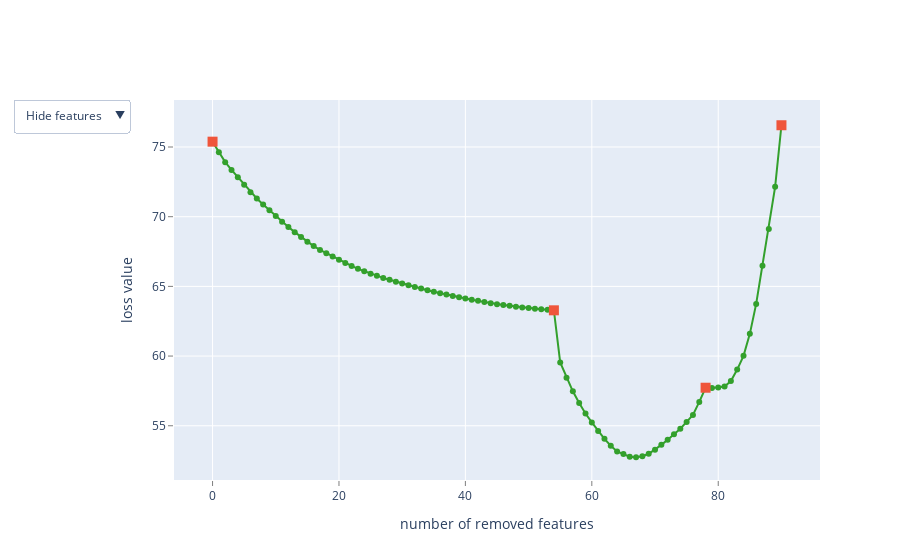

This figure's notebook cell:
### Code cell
from catboost import CatBoostRegressor, Pool, EShapCalcType, EFeaturesSelectionAlgorithm
from sklearn.datasets import make_regression
from sklearn.model_selection import train_test_split

X, y = make_regression(n_samples=1000, n_features=100, n_informative=20, random_state=0)
train_X, test_X, train_y, test_y = train_test_split(X, y, test_size=0.25, random_state=0)
feature_names = ['F{}'.format(i) for i in range(train_X.shape[1])]
train_pool = Pool(train_X, train_y, feature_names=feature_names)
test_pool = Pool(test_X, test_y, feature_names=feature_names)

model = CatBoostRegressor(iterations=1000, random_seed=0)
summary = model.select_features(
    train_pool,
    eval_set=test_pool,
    features_for_select='0-99',
    num_features_to_select=10,
    steps=3,
    algorithm=EFeaturesSelectionAlgorithm.RecursiveByShapValues,
    shap_calc_type=EShapCalcType.Regular,
    train_final_model=True,
    logging_level='Silent',
    plot=True
)

### Figure 1 — Plotly figure (JSON) as saved in the notebook; plotly's stock layout.template omitted (floating-point values rounded to 4 significant figures)
{"data": [{"line": {"color": "rgb(51,160,44)"}, "mode": "lines+markers", "name": "", "text": ["", "F91", "F75", "F31", "F76", "F8", "F54", "F45", "F39", "F12", "F37", "F90", "F53", "F84", "F64", "F60", "F26", "F43", "F6", "F59", "F15", "F3", "F41", "F1", "F5", "F95", "F36", "F32", "F66", "F10", "F28", "F79", "F99", "F80", "F46", "F30", "F58", "F29", "F7", "F52", "F97", "F74", "F71", "F63", "F65", "F47", "F69", "F88", "F73", "F48", "F17", "F81", "F18", "F93", "F14", "F0", "F2", "F34", "F70", "F24", "F22", "F9", "F20", "F51", "F35", "F42", "F25", "F40", "F4", "F77", "F62", "F67", "F57", "F98", "F21", "F11", "F23", "F83", "F50", "F89", "F38", "F86", "F55", "F61", "F92", "F49", "F87", "F19", "F82", "F16", "F85"], "type": "scatter", "x": [0, 1, 2, 3, 4, 5, 6, 7, 8, 9, 10, 11, 12, 13, 14, 15, 16, 17, 18, 19, 20, 21, 22, 23, 24, 25, 26, 27, 28, 29, 30, 31, 32, 33, 34, 35, 36, 37, 38, 39, 40, 41, 42, 43, 44, 45, 46, 47, 48, 49, 50, 51, 52, 53, 54, 55, 56, 57, 58, 59, 60, 61, 62, 63, 64, 65, 66, 67, 68, 69, 70, 71, 72, 73, 74, 75, 76, 77, 78, 79, 80, 81, 82, 83, 84, 85, 86, 87, 88, 89, 90], "y": [75.38, 74.62, 73.91, 73.35, 72.82, 72.29, 71.76, 71.31, 70.88, 70.46, 70.04, 69.63, 69.26, 68.89, 68.54, 68.2, 67.89, 67.61, 67.37, 67.14, 66.91, 66.68, 66.47, 66.26, 66.08, 65.91, 65.75, 65.61, 65.47, 65.34, 65.21, 65.09, 64.96, 64.84, 64.73, 64.62, 64.51, 64.41, 64.31, 64.22, 64.13, 64.05, 63.96, 63.88, 63.79, 63.73, 63.66, 63.6, 63.55, 63.49, 63.44, 63.4, 63.36, 63.31, 63.28, 59.54, 58.45, 57.47, 56.64, 55.87, 55.24, 54.63, 54.06, 53.57, 53.16, 52.97, 52.78, 52.74, 52.81, 52.99, 53.29, 53.63, 54.0, 54.39, 54.78, 55.28, 55.77, 56.71, 57.73, 57.7, 57.75, 57.82, 58.21, 59.03, 60.02, 61.59, 63.74, 66.49, 69.11, 72.14, 76.56]}, {"marker": {"size": 10, "symbol": "square"}, "mode": "markers", "name": "", "text": ["", "F14", "F50", "F85"], "type": "scatter", "x": [0, 54, 78, 90], "y": [75.38, 63.28, 57.73, 76.56]}, {"mode": "text", "name": "", "text": ["", "91", "75", "31", "76", "8", "54", "45", "39", "12", "37", "90", "53", "84", "64", "60", "26", "43", "6", "59", "15", "3", "41", "1", "5", "95", "36", "32", "66", "10", "28", "79", "99", "80", "46", "30", "58", "29", "7", "52", "97", "74", "71", "63", "65", "47", "69", "88", "73", "48", "17", "81", "18", "93", "14", "0", "2", "34", "70", "24", "22", "9", "20", "51", "35", "42", "25", "40", "4", "77", "62", "67", "57", "98", "21", "11", "23", "83", "50", "89", "38", "86", "55", "61", "92", "49", "87", "19", "82", "16", "85"], "textfont": {"color": "rgb(51,160,44)", "family": "sans serif", "size": 18}, "textposition": "bottom center", "type": "scatter", "visible": false, "x": [0, 1, 2, 3, 4, 5, 6, 7, 8, 9, 10, 11, 12, 13, 14, 15, 16, 17, 18, 19, 20, 21, 22, 23, 24, 25, 26, 27, 28, 29, 30, 31, 32, 33, 34, 35, 36, 37, 38, 39, 40, 41, 42, 43, 44, 45, 46, 47, 48, 49, 50, 51, 52, 53, 54, 55, 56, 57, 58, 59, 60, 61, 62, 63, 64, 65, 66, 67, 68, 69, 70, 71, 72, 73, 74, 75, 76, 77, 78, 79, 80, 81, 82, 83, 84, 85, 86, 87, 88, 89, 90], "y": [75.38, 74.62, 73.91, 73.35, 72.82, 72.29, 71.76, 71.31, 70.88, 70.46, 70.04, 69.63, 69.26, 68.89, 68.54, 68.2, 67.89, 67.61, 67.37, 67.14, 66.91, 66.68, 66.47, 66.26, 66.08, 65.91, 65.75, 65.61, 65.47, 65.34, 65.21, 65.09, 64.96, 64.84, 64.73, 64.62, 64.51, 64.41, 64.31, 64.22, 64.13, 64.05, 63.96, 63.88, 63.79, 63.73, 63.66, 63.6, 63.55, 63.49, 63.44, 63.4, 63.36, 63.31, 63.28, 59.54, 58.45, 57.47, 56.64, 55.87, 55.24, 54.63, 54.06, 53.57, 53.16, 52.97, 52.78, 52.74, 52.81, 52.99, 53.29, 53.63, 54.0, 54.39, 54.78, 55.28, 55.77, 56.71, 57.73, 57.7, 57.75, 57.82, 58.21, 59.03, 60.02, 61.59, 63.74, 66.49, 69.11, 72.14, 76.56]}, {"mode": "text", "name": "", "text": ["", "F91", "F75", "F31", "F76", "F8", "F54", "F45", "F39", "F12", "F37", "F90", "F53", "F84", "F64", "F60", "F26", "F43", "F6", "F59", "F15", "F3", "F41", "F1", "F5", "F95", "F36", "F32", "F66", "F10", "F28", "F79", "F99", "F80", "F46", "F30", "F58", "F29", "F7", "F52", "F97", "F74", "F71", "F63", "F65", "F47", "F69", "F88", "F73", "F48", "F17", "F81", "F18", "F93", "F14", "F0", "F2", "F34", "F70", "F24", "F22", "F9", "F20", "F51", "F35", "F42", "F25", "F40", "F4", "F77", "F62", "F67", "F57", "F98", "F21", "F11", "F23", "F83", "F50", "F89", "F38", "F86", "F55", "F61", "F92", "F49", "F87", "F19", "F82", "F16", "F85"], "textfont": {"color": "rgb(51,160,44)", "family": "sans serif", "size": 18}, "textposition": "bottom center", "type": "scatter", "visible": false, "x": [0, 1, 2, 3, 4, 5, 6, 7, 8, 9, 10, 11, 12, 13, 14, 15, 16, 17, 18, 19, 20, 21, 22, 23, 24, 25, 26, 27, 28, 29, 30, 31, 32, 33, 34, 35, 36, 37, 38, 39, 40, 41, 42, 43, 44, 45, 46, 47, 48, 49, 50, 51, 52, 53, 54, 55, 56, 57, 58, 59, 60, 61, 62, 63, 64, 65, 66, 67, 68, 69, 70, 71, 72, 73, 74, 75, 76, 77, 78, 79, 80, 81, 82, 83, 84, 85, 86, 87, 88, 89, 90], "y": [75.38, 74.62, 73.91, 73.35, 72.82, 72.29, 71.76, 71.31, 70.88, 70.46, 70.04, 69.63, 69.26, 68.89, 68.54, 68.2, 67.89, 67.61, 67.37, 67.14, 66.91, 66.68, 66.47, 66.26, 66.08, 65.91, 65.75, 65.61, 65.47, 65.34, 65.21, 65.09, 64.96, 64.84, 64.73, 64.62, 64.51, 64.41, 64.31, 64.22, 64.13, 64.05, 63.96, 63.88, 63.79, 63.73, 63.66, 63.6, 63.55, 63.49, 63.44, 63.4, 63.36, 63.31, 63.28, 59.54, 58.45, 57.47, 56.64, 55.87, 55.24, 54.63, 54.06, 53.57, 53.16, 52.97, 52.78, 52.74, 52.81, 52.99, 53.29, 53.63, 54.0, 54.39, 54.78, 55.28, 55.77, 56.71, 57.73, 57.7, 57.75, 57.82, 58.21, 59.03, 60.02, 61.59, 63.74, 66.49, 69.11, 72.14, 76.56]}], "layout": {"showlegend": false, "updatemenus": [{"active": 0, "buttons": [{"args": [{"visible": [true, true, false, false]}], "label": "Hide features", "method": "update"}, {"args": [{"visible": [true, true, true, false]}], "label": "Show indices", "method": "update"}, {"args": [{"visible": [true, true, false, true]}], "label": "Show names", "method": "update"}], "pad": {"r": 10, "t": 10}, "showactive": true, "x": -0.25, "xanchor": "left", "y": 1.03, "yanchor": "top"}], "xaxis": {"gridcolor": "rgb(255,255,255)", "showgrid": true, "showline": false, "showticklabels": true, "tickcolor": "rgb(127,127,127)", "ticks": "outside", "title": {"text": "number of removed features"}, "zeroline": false}, "yaxis": {"gridcolor": "rgb(255,255,255)", "showgrid": true, "showline": false, "showticklabels": true, "tickcolor": "rgb(127,127,127)", "ticks": "outside", "title": {"text": "loss value"}, "zeroline": false}}}
